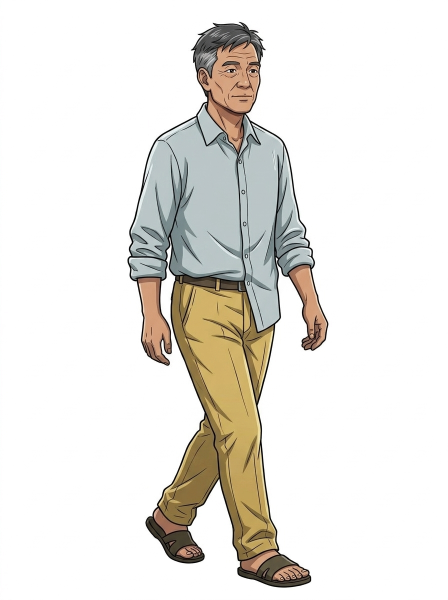
#> input picture kho/goc/bo_bang_3.png, 896 x 1200 px (shown at 1/2 size)
$ python -i tach_bang.py   (imports and definitions only)
#> lines starting #> are read from the running program, lines starting #| are printed output that depends on the picture; after the words box and inside, x2 and y2 are one past the last pixel; in counts of white or black regions, pixels touching at a corner belong together
#> further down, picture is the input picture: PIL image 896x1200 RGB; mean R, G, B 232.9, 230.6, 225.7
# -*- coding: utf-8 -*-
"""Tách bảng tư thế trong kho/goc/ thành từng hình riêng (nền trong suốt) vào kho/tach/.
Hình loại 'đơn' được xóa nền, loại 'nền' giữ nguyên. Tạo thêm kho/xem_truoc.png để xem nhanh cả kho."""
import os, sys
import numpy as np
from PIL import Image, ImageDraw
from scipy import ndimage

GOC = os.path.dirname(os.path.dirname(os.path.abspath(__file__)))
sys.path.insert(0, os.path.join(GOC, "cong_cu"))
from ve_kho import doc_danh_sach

KHO_GOC = os.path.join(GOC, "kho", "goc"); TACH = os.path.join(GOC, "kho", "tach")
# [1 line not run here, left out]

def mat_na_nen(a):
    trang = (a.min(2) > 228) & ((a.max(2) - a.min(2)) < 22)
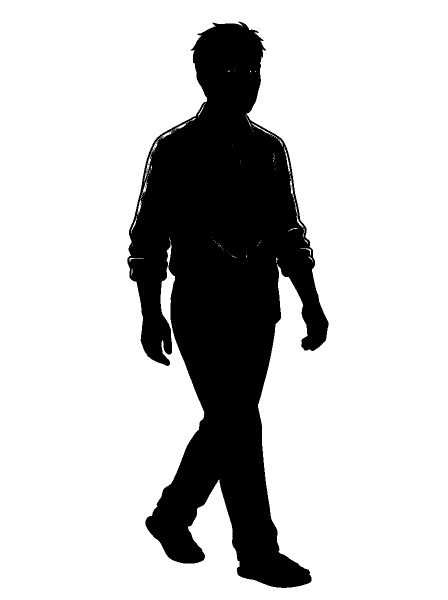
#> trang: shape (1200, 896) bool (shown at 1/2 size); 78.1% white; 13 black regions (12 under 20 px), largest, box (x1, y1, x2, y2) and area: (254, 43, 657, 1176) 235383
    nhan, _ = ndimage.label(trang)
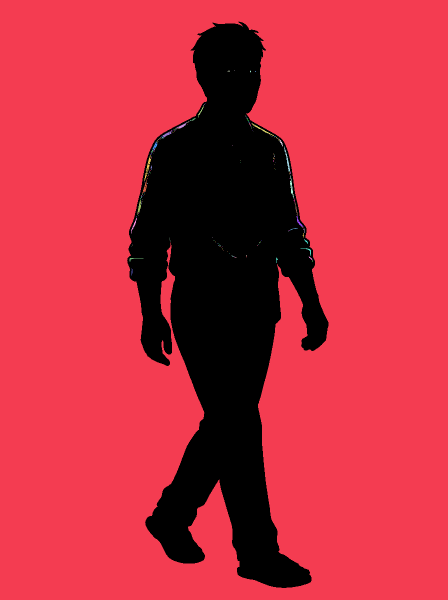
#> nhan: shape (1200, 896) int32 (shown at 1/2 size); 194 distinct labels, from 0 to 193; one colour per label, 0 black
    mep = set(np.unique(np.concatenate([nhan[0], nhan[-1], nhan[:, 0], nhan[:, -1]]))) - {0}
#> mep = 1 item
    return np.isin(nhan, list(mep))
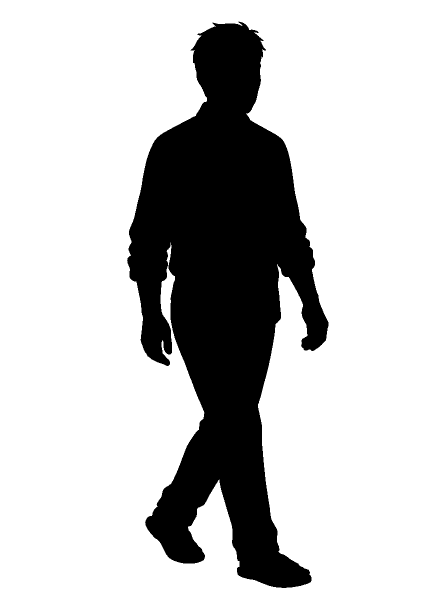
#> returned value: shape (1200, 896) bool (shown at 1/2 size); 77.9% white; 1 black region, box (x1, y1, x2, y2) and area: (254, 43, 657, 1176) 237129

def xoa_nen(im):
    a = np.asarray(im.convert("RGB")).astype(np.int16)
    alpha = ndimage.gaussian_filter((~mat_na_nen(a)).astype(np.float32), 0.8)
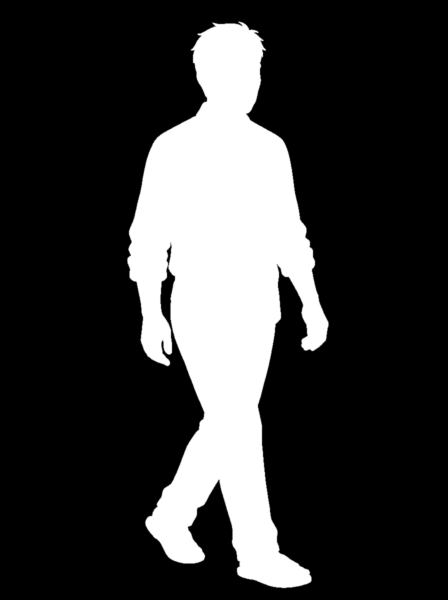
#> alpha: shape (1200, 896) float32 (shown at 1/2 size); min 0, max 1, mean 0.221
    out = Image.fromarray(np.dstack([a.astype(np.uint8), (alpha * 255).clip(0, 255).astype(np.uint8)]), "RGBA")
    return out

def tach(im, hang=2, cot=3):
    """Chia bảng thành lưới 2 hàng x 3 cột, mỗi ô lấy phần nhân vật lớn nhất, xóa nền."""
    rgba = xoa_nen(im); a = np.asarray(rgba); ket = []
    H, W = a.shape[:2]
#> H = 1200; W = 896
    for r in range(hang):
        for c in range(cot):
            o = a[r * H // hang:(r + 1) * H // hang, c * W // cot:(c + 1) * W // cot].copy()
            vat = o[..., 3] > 40
            if vat.sum() < o.shape[0] * o.shape[1] * 0.01: continue
            nhan, n = ndimage.label(ndimage.binary_dilation(vat, iterations=4))
            if n > 1:
                dt = ndimage.sum(vat, nhan, range(1, n + 1)); giu = np.isin(nhan, [i + 1 for i in range(n) if dt[i] > dt.max() * 0.08])
                o[..., 3] = (o[..., 3] * giu).astype(np.uint8)
            h = Image.fromarray(o, "RGBA"); bb = h.getbbox()
            if bb: ket.append(h.crop(bb))
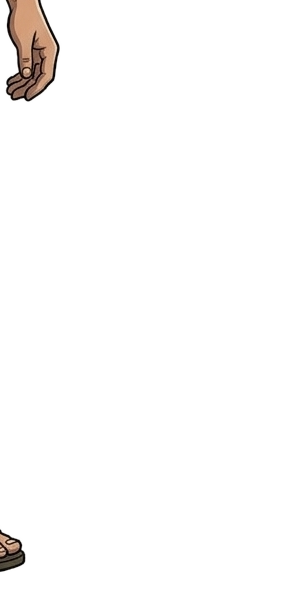
#> h: PIL image 299x600 RGBA; mean R, G, B, A 251.7, 250.9, 250.3, 7; transparent parts drawn white
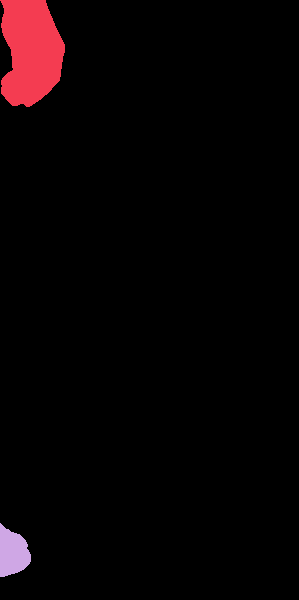
#> nhan: shape (600, 299) int32; 3 distinct labels, from 0 to 2; one colour per label, 0 black
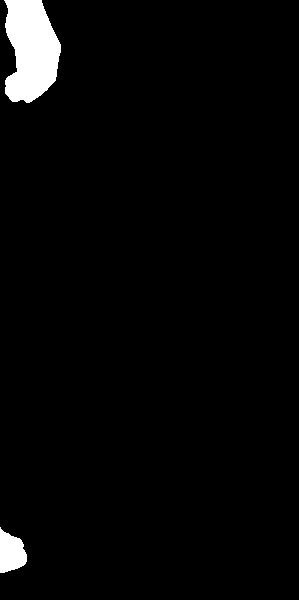
#> vat: shape (600, 299) bool; 2.9% white; 2 white regions, box (x1, y1, x2, y2) and area: (4, 0, 61, 103) 4355, (0, 527, 27, 573) 869
#> after the loop, ket = 6 items
    return ket

def main():
    ds = {h["ten"]: h for h in doc_danh_sach()}
    for f in sorted(os.listdir(KHO_GOC)):
        if not f.endswith(".png"): continue
        ten = f[:-4]; loai = ds.get(ten, {}).get("loai", "đơn"); src = os.path.join(KHO_GOC, f)
        if loai == "nền": continue
        dau = os.path.join(TACH, ten + ".png")
        if os.path.exists(dau) and os.path.getmtime(dau) >= os.path.getmtime(src): continue
        r = xoa_nen(Image.open(src)); a = np.asarray(r).copy()
        vat = a[..., 3] > 40
        nhan, n = ndimage.label(ndimage.binary_dilation(vat, iterations=4))
        if n > 1:
            dt = ndimage.sum(vat, nhan, range(1, n + 1))
            a[..., 3] = (a[..., 3] * np.isin(nhan, [i + 1 for i in range(n) if dt[i] > dt.max() * 0.08])).astype(np.uint8)
        r = Image.fromarray(a, "RGBA"); r.crop(r.getbbox()).save(dau); print(f"- {ten}: đã xóa nền")
    # ảnh xem trước cả kho
    hinh = sorted(f for f in os.listdir(TACH) if f.endswith(".png"))
    if hinh:
        o = 220; cot = 8; W = Image.new("RGB", (cot * o, ((len(hinh) + cot - 1) // cot) * (o + 24)), (235, 235, 235)); d = ImageDraw.Draw(W)
        for i, f in enumerate(hinh):
            t = Image.open(os.path.join(TACH, f)); t.thumbnail((o - 10, o - 10))
            x, y = (i % cot) * o, (i // cot) * (o + 24)
            W.paste(t, (x + (o - t.width) // 2, y + (o - t.height) // 2), t); d.text((x + 6, y + o + 4), f[:-4], fill=(0, 0, 0))
        W.save(os.path.join(GOC, "kho", "xem_truoc.png"))

def danh_muc():
    """Ghi kho/danh_muc.json cho trang web: danh sách tư thế theo nhân vật và bối cảnh."""
    import json
    tach = sorted(f[:-4] for f in os.listdir(TACH) if f.endswith(".png") and not f.endswith("_mo.png"))
    nen = sorted(f[:-4] for f in os.listdir(KHO_GOC) if f.startswith("nen_") and f.endswith(".png"))
    nv = {}
    for f in tach: nv.setdefault(f.split("_")[0], []).append(f)
    json.dump({"tu_the": nv, "nen": nen + ["pho_dem"]}, open(os.path.join(GOC, "kho", "danh_muc.json"), "w", encoding="utf-8"), ensure_ascii=False, indent=1)

# [2 lines not run here, left out]

>>> from PIL import Image
>>> picture = Image.open('../kho/goc/bo_bang_3.png')
>>> result = tach(picture)
#> result = 6 items

$ run again, on kho/goc/danem_bang_1.png
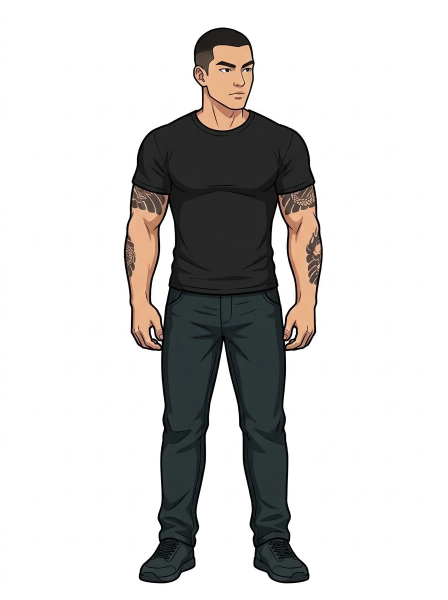
#> input picture kho/goc/danem_bang_1.png, 896 x 1200 px (shown at 1/2 size)
#> picture is the input picture: PIL image 896x1200 RGB; mean R, G, B 209.1, 207.9, 206.7
#> trang: shape (1200, 896) bool; 75.8% white; 2 black regions (1 under 20 px), largest, box (x1, y1, x2, y2) and area: (247, 55, 646, 1167) 260114
#> in mat_na_nen, `nhan, _ = ndimage.label(trang)`:
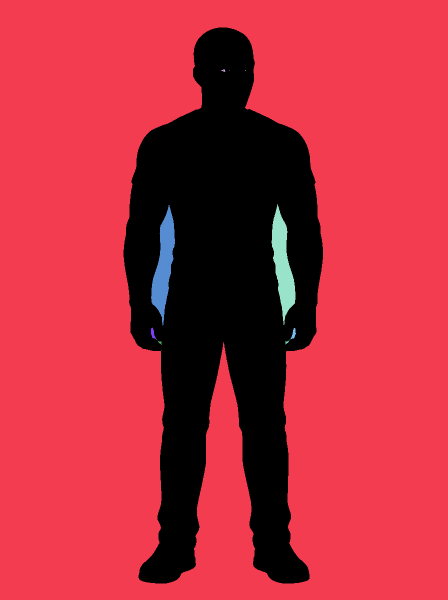
#> nhan: shape (1200, 896) int32 (shown at 1/2 size); 18 distinct labels, from 0 to 17; one colour per label, 0 black
#> mep = 1 item
#> after the loop in tach, `for r in range(hang):`:
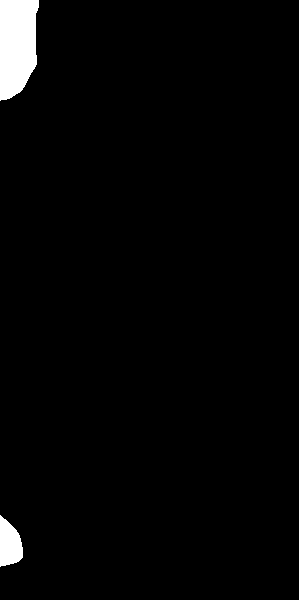
#> vat: shape (600, 299) bool; 2.3% white; 2 white regions, box (x1, y1, x2, y2) and area: (0, 0, 39, 101) 3273, (0, 515, 23, 567) 858
#> after the loop in tach, `for r in range(hang):`: ket = 6 items
